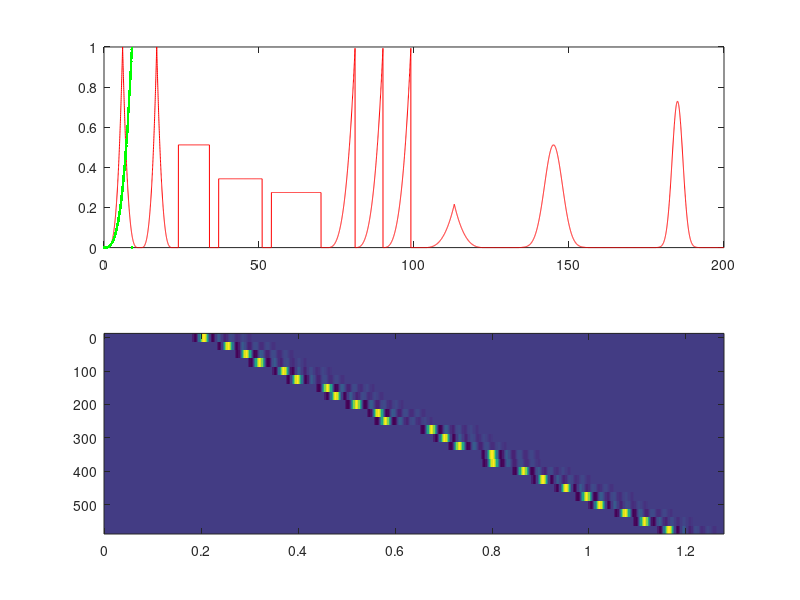

Here is the MATLAB script that generated this plot:
close all; clear; clc

x=[1+1i, -2, 1i, 2-1i];
y=[2-1i,1i,1];
xcorr(x,y)

%%
close all; clear; clc

Fs = 100;
t = 0:(1/Fs):10;

x1 = 1*(1-abs(t-3)/2).*(abs(t-3)<2);
x2 = 0.9*(1-abs(t-8)).*(abs(t-8)<1);
xc = xcorr(x1,x2);

tc=-10:(1/Fs):10;
subplot(2,1,1), plot(t,x1,'r',t,x2,'g');
subplot(2,1,2), plot(tc,xc);

%%
close all; clear; clc

a=load('lab4/corr_02.txt');
t=a(:,1)';
x=a(:,2)';
dt=t(2)-t(1);
tc=-200:dt:200;
% znaleźć początek sygnały prostokątnego szer.=14s, amp=0.7
tp=0:dt:14;
s1 = 0.7*ones(size(tp));
%xc=xcorr(x,s1);

%nr=find(xc==max(xc(:)),3,'first');
%tc(nr);

%subplot(211), plot(t,x,'r',tp,s1,'.g');
%subplot(212), plot(tc,xc);

t2 = 0:dt:10;
s2 = (1-abs(t2-5)/5);
xc = xcorr(x,s2)+xcorr(1-x,1-s2);

%subplot(211), plot(t,x,'r',t2,s2,'.g');
%subplot(212), plot(tc,xc);
nr = find(xc==max(xc(:)),3,'first');
tc(nr);


t3 = 0:dt:9;
%s3 = (1-abs(t3-9)/9);
s3 = mod(t3,9)/9;
%plot(t3,s3);

xc = xcorr(x.^3,s3.^3);
nr = find(xc==max(xc(:)),3,'first');
tc(nr)
subplot(211), plot(t,x.^3,'r',t3,s3.^3,'.g');
subplot(212), plot(tc,xc);

%%
close all; clear; clc

a = load('lab4/sejs_2.txt');
%imagesc(a');

x = (0:23)*25;
Fs = 400;
t = (0:511)/Fs;

imagesc(t,x,a');

tc = (-511:511)/Fs;
fb = ones(23,1);

for k=1:23
    xc = xcorr(a(:,k+1),a(:,1));
    fb(k,1) = find(xc==max(xc(:)), 3, 'first');
    fb(k,1) = tc(fb(k,1));
end

v2=(1:23)*25./fb';
mean(v2)







